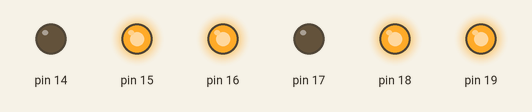
Recording of a sketch running on a simulated Arduino Uno, built with avr-gcc and run on an emulated ATmega328P. On the bench: output pins drawn as LEDs (lit = HIGH).

Above: at 0.2 s.
At 0.7 s:
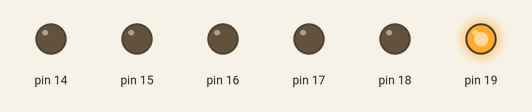
At 1.2 s:
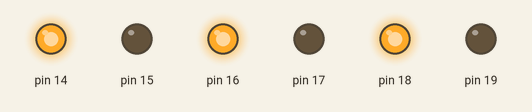
At 2.2 s:
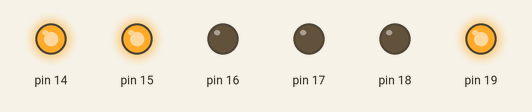
At 3.2 s:
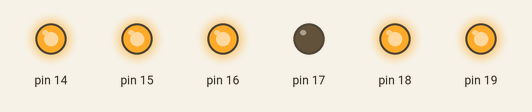
At 4.5 s:
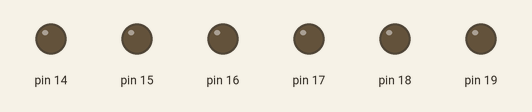
Timing chart, 0 to 6.5 s (numbered marks = the images above):
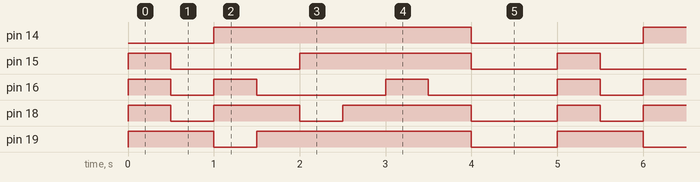

The sketch:

sample-19.ino
```cpp
#include <avr/io.h>
#include<util/delay.h>
int number[] = {0b11110110, 0b01100000, 0b11010101,
0b11110001, 0b01100011, 0b10110011, 0b11110111, 0b11110011};
int main (void)
{
    DDRC = 0xFF;
    while (1)
    {
        for (int i=0; i<10;i++)
        {
            PORTC = number [i];
            _delay_ms(500);
        }
    }
}
```

Measured:
- by itself, pin 14: alternates HIGH for 3.0 s and LOW for 2.0 s
- by itself, pin 15: repeats every 5.0 s: LOW 1.5 s, HIGH 2.0 s, LOW 1.0 s, HIGH 0.50 s
- by itself, pin 16: repeats every 5.0 s: LOW 0.50 s, 2 × (HIGH 0.50 s, LOW 1.5 s), HIGH 0.50 s
- by itself, pin 18: repeats every 5.0 s: LOW 0.50 s, HIGH 1.0 s, LOW 0.50 s, HIGH 1.5 s, LOW 1.0 s, HIGH 0.50 s
- by itself, pin 19: repeats every 5.0 s: LOW 0.50 s, HIGH 2.5 s, LOW 1.0 s, HIGH 1.0 s
